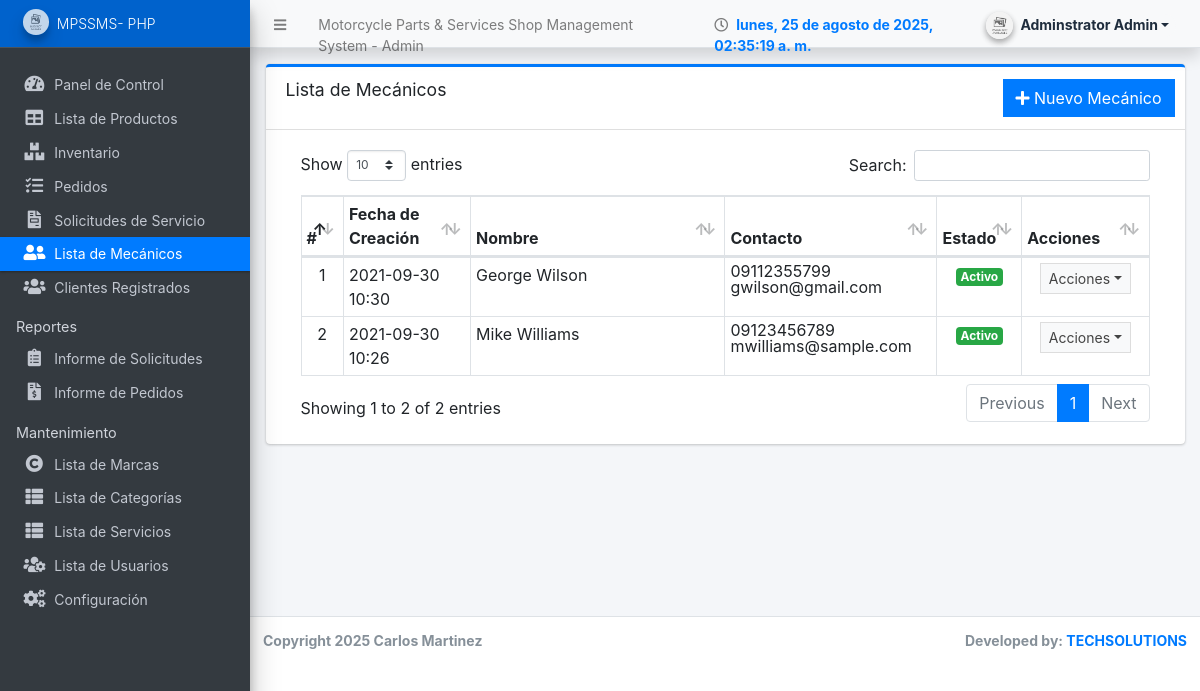
Page /admin/?page=mechanics (signed in) on the committed database.
### tables this page shows
CREATE TABLE `mechanics_list` (
  `id` int(30) NOT NULL,
  `name` text NOT NULL,
  `contact` varchar(50) NOT NULL,
  `email` varchar(150) NOT NULL,
  `status` tinyint(1) NOT NULL DEFAULT 1,
  `date_created` datetime NOT NULL DEFAULT current_timestamp()
);

### admin/mechanics/index.php (the view, shortened to what this page needs)
<div class="card card-outline card-primary">
	<div class="card-header">
		<h3 class="card-title">Lista de Mecánicos</h3>
		<div class="card-tools">
			<a href="?page=mechanics/manage_mechanic" class="btn btn-flat btn-primary"><span class="fas fa-plus"></span>  Nuevo Mecánico</a>
		</div>
	</div>
	<div class="card-body">
		<div class="container-fluid">
        <div class="container-fluid">
			<table class="table table-bordered table-stripped">
				<colgroup>
					<col width="5%">
					<col width="15%">
					<col width="30%">
					<col width="25%">
					<col width="10%">
					<col width="15%">
				</colgroup>
				<thead>
					<tr>
						<th>#</th>
						<th>Fecha de Creación</th>
						<th>Nombre</th>
						<th>Contacto</th>
						<th>Estado</th>
						<th>Acciones</th>
					</tr>
				</thead>
				<tbody>
					<?php
					$i = 1;
						$qry = $conn->query("SELECT * from `mechanics_list` order by (`name`) asc ");
						while($row = $qry->fetch_assoc()):
							foreach($row as $k=> $v){
								$row[$k] = trim(stripslashes($v));
							}
					?>
						<tr>
							<td class="text-center"><?php echo $i++; ?></td>
							<td><?php echo date("Y-m-d H:i",strtotime($row['date_created'])) ?></td>
							<td><?php echo ucwords($row['name']) ?></td>
							<td>
								<p class="m-0 lh-1">
								<?php echo $row['contact'] ?> <br>
								<?php echo $row['email'] ?>
								</p>
							</td>
							<td class="text-center">
                                <?php if($row['status'] == 1): ?>
                                    <span class="badge badge-success">Activo</span>
                                <?php else: ?>
                                    <span class="badge badge-danger">Inactivo</span>
                                <?php endif; ?>
                            </td>
							<td align="center">
								 <button type="button" class="btn btn-flat btn-default btn-sm dropdown-toggle dropdown-icon" data-toggle="dropdown">
				                  		Acciones
				                  </button>
							</td>
						</tr>
					<?php endwhile; ?>
				</tbody>
			</table>
		</div>
		</div>
	</div>
</div>

### rows in the picture
mechanics_list: date_created "2021-09-30 10:30", name "George Wilson", contact "09112355799", email "gwilson@gmail.com", status "Activo"
mechanics_list: date_created "2021-09-30 10:26", name "Mike Williams", contact "09123456789", email "mwilliams@sample.com", status "Activo"

### other values in the picture
$_settings->info('name') "Motorcycle Parts & Services Shop Management System"
$_settings->userdata('firstname').' '.$_settings->userdata('lastname') "Adminstrator Admin"
$_settings->info('short_name') "MPSSMS- PHP"
